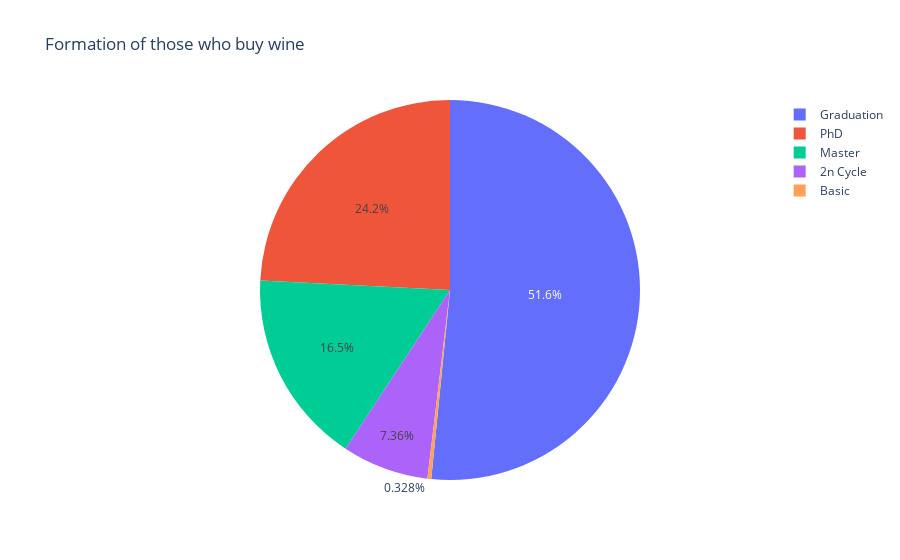

Notebook source saved alongside this figure:
### Code cell
px.pie(df_marketing_campaign, values='Spending', names='Education', title='Formation of those who buy wine')

### Figure 1 — Plotly figure (JSON) as saved in the notebook; plotly's stock layout.template omitted (floating-point values rounded to 4 significant figures; data arrays with more than 128 entries replaced by an {"elided": "..."} marker saying what was removed)
{"data": [{"domain": {"x": [0, 1], "y": [0, 1]}, "hovertemplate": "Education=%{label}<br>Spending=%{value}<extra></extra>", "labels": {"elided": "2216 str values"}, "legendgroup": "", "name": "", "showlegend": true, "type": "pie", "values": {"elided": "2216 int values"}}], "layout": {"legend": {"tracegroupgap": 0}, "title": {"text": "Formation of those who buy wine"}}}
